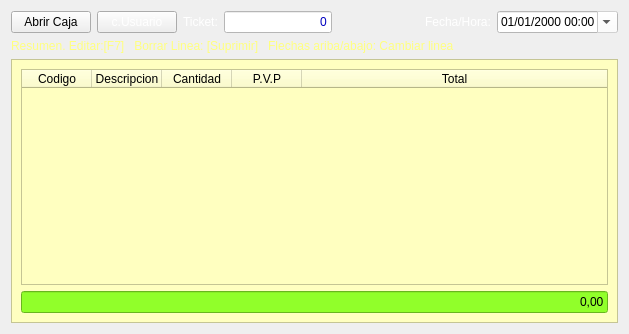
  <widget class="QWidget" name="">
   <property name="geometry">
    <rect>
     <x>9</x>
     <y>9</y>
     <width>629</width>
     <height>334</height>
    </rect>
   </property>
   <layout class="QGridLayout" name="gridLayout_8">
    <item row="0" column="0">
     <widget class="QPushButton" name="btn_abrirCerrarCaja">
      <property name="text">
       <string>Abrir Caja</string>
      </property>
      <property name="icon">
       <iconset resource="../terra.qrc">
        <normaloff>:/Icons/PNG/abrecaja.png</normaloff>:/Icons/PNG/abrecaja.png</iconset>
      </property>
     </widget>
    </item>
    <item row="0" column="1">
     <widget class="QPushButton" name="btnCambioUsuario">
      <property name="styleSheet">
       <string notr="true">color: rgb(255, 255, 255);</string>
      </property>
      <property name="text">
       <string>c.Usuario</string>
      </property>
     </widget>
    </item>
    <item row="0" column="2">
     <widget class="QLabel" name="label_12">
      <property name="styleSheet">
       <string notr="true">color: rgb(255, 255, 255);</string>
      </property>
      <property name="text">
       <string>Ticket:</string>
      </property>
     </widget>
    </item>
    <item row="0" column="3">
     <widget class="QLineEdit" name="txtnTicket">
      <property name="maximumSize">
       <size>
        <width>130</width>
        <height>16777215</height>
       </size>
      </property>
      <property name="styleSheet">
       <string notr="true">background-color: rgb(255, 255, 255);
color: rgb(0, 0, 192);</string>
      </property>
      <property name="text">
       <string>0</string>
      </property>
      <property name="alignment">
       <set>Qt::AlignRight|Qt::AlignTrailing|Qt::AlignVCenter</set>
      </property>
      <property name="readOnly">
       <bool>true</bool>
      </property>
     </widget>
    </item>
    <item row="0" column="4">
     <spacer name="horizontalSpacer_7">
      <property name="orientation">
       <enum>Qt::Horizontal</enum>
      </property>
      <property name="sizeHint" stdset="0">
       <size>
        <width>40</width>
        <height>20</height>
       </size>
      </property>
     </spacer>
    </item>
    <item row="0" column="5">
     <widget class="QLabel" name="label_16">
      <property name="styleSheet">
       <string notr="true">color: rgb(255, 255, 255);</string>
      </property>
      <property name="text">
       <string>Fecha/Hora:</string>
      </property>
     </widget>
    </item>
    <item row="0" column="6">
     <widget class="QDateTimeEdit" name="txtdFechaHora">
      <property name="styleSheet">
       <string notr="true">background-color: rgb(255, 255, 255);</string>
      </property>
      <property name="readOnly">
       <bool>true</bool>
      </property>
      <property name="displayFormat">
       <string>dd/MM/yyyy HH:mm</string>
      </property>
      <property name="calendarPopup">
       <bool>true</bool>
      </property>
     </widget>
    </item>
    <item row="1" column="0" colspan="7">
     <widget class="QLabel" name="label_19">
      <property name="styleSheet">
       <string notr="true">color: rgb(255, 255, 127);</string>
      </property>
      <property name="text">
       <string>Resumen. Editar:[F7]   Borrar Linea: [Suprimir]   Flechas ariba/abajo: Cambiar linea</string>
      </property>
     </widget>
    </item>
    <item row="2" column="0" colspan="7">
     <widget class="QFrame" name="frame">
      <property name="sizePolicy">
       <sizepolicy hsizetype="Preferred" vsizetype="MinimumExpanding">
        <horstretch>0</horstretch>
        <verstretch>0</verstretch>
       </sizepolicy>
      </property>
      <property name="minimumSize">
       <size>
        <width>600</width>
        <height>0</height>
       </size>
      </property>
      <property name="styleSheet">
       <string notr="true">background-color: rgb(255, 255, 192);</string>
      </property>
      <property name="frameShape">
       <enum>QFrame::StyledPanel</enum>
      </property>
      <property name="frameShadow">
       <enum>QFrame::Raised</enum>
      </property>
      <layout class="QGridLayout" name="gridLayout_3">
       <item row="1" column="0">
        <widget class="QLineEdit" name="txtrImporteTicket">
         <property name="styleSheet">
          <string notr="true">background-color: rgb(145, 255, 42);
color: rgb(0, 0, 0);
font: 28pt &quot;Sans Serif&quot;;</string>
         </property>
         <property name="text">
          <string>0,00</string>
         </property>
         <property name="alignment">
          <set>Qt::AlignRight|Qt::AlignTrailing|Qt::AlignVCenter</set>
         </property>
         <property name="readOnly">
          <bool>true</bool>
         </property>
        </widget>
       </item>
       <item row="0" column="0">
        <widget class="QTableWidget" name="lineas">
         <attribute name="horizontalHeaderDefaultSectionSize">
          <number>70</number>
         </attribute>
         <attribute name="horizontalHeaderStretchLastSection">
          <bool>true</bool>
         </attribute>
         <column>
          <property name="text">
           <string>Codigo</string>
          </property>
         </column>
         <column>
          <property name="text">
           <string>Descripcion</string>
          </property>
         </column>
         <column>
          <property name="text">
           <string>Cantidad</string>
          </property>
         </column>
         <column>
          <property name="text">
           <string>P.V.P</string>
          </property>
         </column>
         <column>
          <property name="text">
           <string>Total</string>
          </property>
         </column>
        </widget>
       </item>
      </layout>
     </widget>
    </item>
   </layout>
  </widget>
